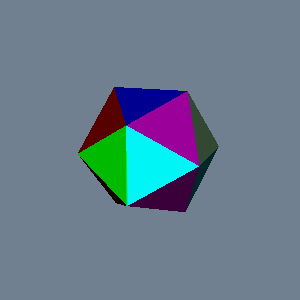

Generate this figure with Python:
#!/usr/bin/env python

# Render an icosahedron Platonic solid with each face colored using a
# lookup table so adjacent faces are visually distinct.

# Factory overrides: importing these modules registers the OpenGL rendering
# and interaction style implementations for vtkRenderingCore factory classes.
import vtkmodules.vtkInteractionStyle  # noqa: F401
import vtkmodules.vtkRenderingOpenGL2  # noqa: F401
# VTK pipeline classes used in this example
from vtkmodules.vtkCommonCore import vtkLookupTable
from vtkmodules.vtkFiltersSources import vtkPlatonicSolidSource
from vtkmodules.vtkRenderingCore import (
    vtkActor,
    vtkPolyDataMapper,
    vtkRenderWindow,
    vtkRenderWindowInteractor,
    vtkRenderer,
)

# Colors (normalized RGB)
slate_gray_background_rgb = (0.439, 0.502, 0.565)

# Lookup table: map cell scalars to distinct face colors
lut = vtkLookupTable()
lut.SetNumberOfTableValues(20)
lut.SetTableRange(0.0, 19.0)
lut.Build()
lut.SetTableValue(0, 0.1, 0.1, 0.1)
lut.SetTableValue(1, 0, 0, 1)
lut.SetTableValue(2, 0, 1, 0)
lut.SetTableValue(3, 0, 1, 1)
lut.SetTableValue(4, 1, 0, 0)
lut.SetTableValue(5, 1, 0, 1)
lut.SetTableValue(6, 1, 1, 0)
lut.SetTableValue(7, 0.9, 0.7, 0.9)
lut.SetTableValue(8, 0.5, 0.5, 0.5)
lut.SetTableValue(9, 0.0, 0.0, 0.7)
lut.SetTableValue(10, 0.5, 0.7, 0.5)
lut.SetTableValue(11, 0, 0.7, 0.7)
lut.SetTableValue(12, 0.7, 0, 0)
lut.SetTableValue(13, 0.7, 0, 0.7)
lut.SetTableValue(14, 0.7, 0.7, 0)
lut.SetTableValue(15, 0, 0, 0.4)
lut.SetTableValue(16, 0, 0.4, 0)
lut.SetTableValue(17, 0, 0.4, 0.4)
lut.SetTableValue(18, 0.4, 0, 0)
lut.SetTableValue(19, 0.4, 0, 0.4)

# Source: generate icosahedron polygon data (solid type 3)
source = vtkPlatonicSolidSource()
source.SetSolidType(3)

# Mapper: map polygon data to graphics primitives with face coloring
mapper = vtkPolyDataMapper()
mapper.SetInputConnection(source.GetOutputPort())
mapper.SetLookupTable(lut)
mapper.SetScalarRange(0, 19)

# Actor: assign the mapped geometry and rotate for a 3D view
actor = vtkActor()
actor.SetMapper(mapper)
actor.RotateX(15)
actor.RotateY(-20)

# Renderer: assemble the scene and configure the camera
renderer = vtkRenderer()
renderer.AddActor(actor)
renderer.SetBackground(slate_gray_background_rgb)

# Window: display the rendered scene
render_window = vtkRenderWindow()
render_window.AddRenderer(renderer)
render_window.SetWindowName("platonic solid icosahedron")
render_window.SetMultiSamples(0)
render_window.SetSize(300, 300)

# Interactor: handle mouse and keyboard events
render_window_interactor = vtkRenderWindowInteractor()
render_window_interactor.SetRenderWindow(render_window)

# Scene: configure the camera
renderer.ResetCamera()

render_window_interactor.Initialize()
render_window_interactor.Start()
